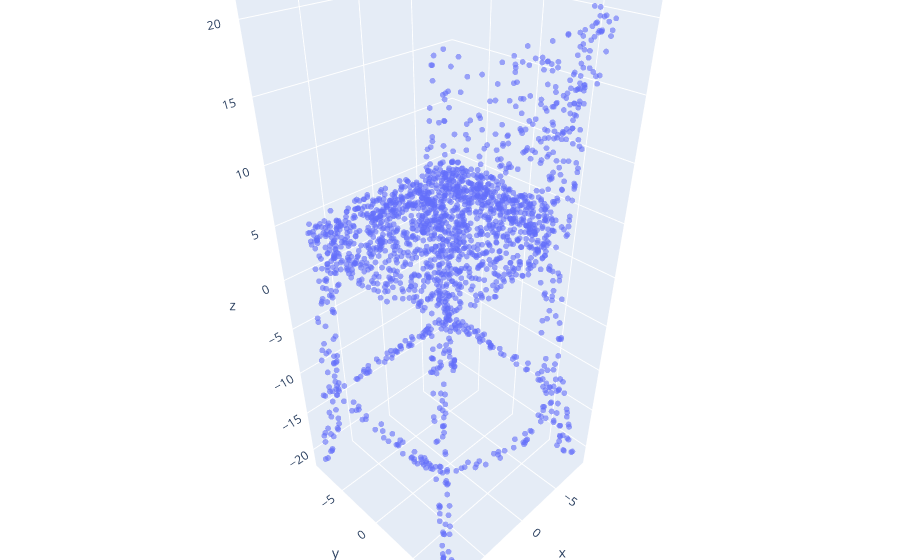

This figure's notebook cell:
### Markdown cell above
### Plot sample

### Code cell
def plot_point_cloud(xyz, rgb=None, alpha=1.0):
    """Plot point cloud with alpha channel"""
    fig = go.Figure()
    fig.add_trace(
        go.Scatter3d(
            x=xyz[:, 0],
            y=xyz[:, 1],
            z=xyz[:, 2],
            mode="markers",
            marker=dict(color=rgb, size=2, opacity=alpha),
        )
    )
    fig.update_layout(margin=dict(l=0, r=0, b=0, t=0))
    try:
        fig.show(renderer=pio.renderers.default)
    except Exception:
        fig.show(renderer="browser")

# plot a point cloud
plot_point_cloud(train_points[1000], alpha=0.6)

### Figure 1 — Plotly figure (JSON) as saved in the notebook; plotly's stock layout.template omitted (floating-point values rounded to 4 significant figures; data arrays with more than 128 entries replaced by an {"elided": "..."} marker saying what was removed)
{"data": [{"marker": {"opacity": 0.6, "size": 2}, "mode": "markers", "type": "scatter3d", "x": {"elided": "2048 float values"}, "y": {"elided": "2048 float values"}, "z": {"elided": "2048 float values"}}], "layout": {"margin": {"b": 0, "l": 0, "r": 0, "t": 0}}}
